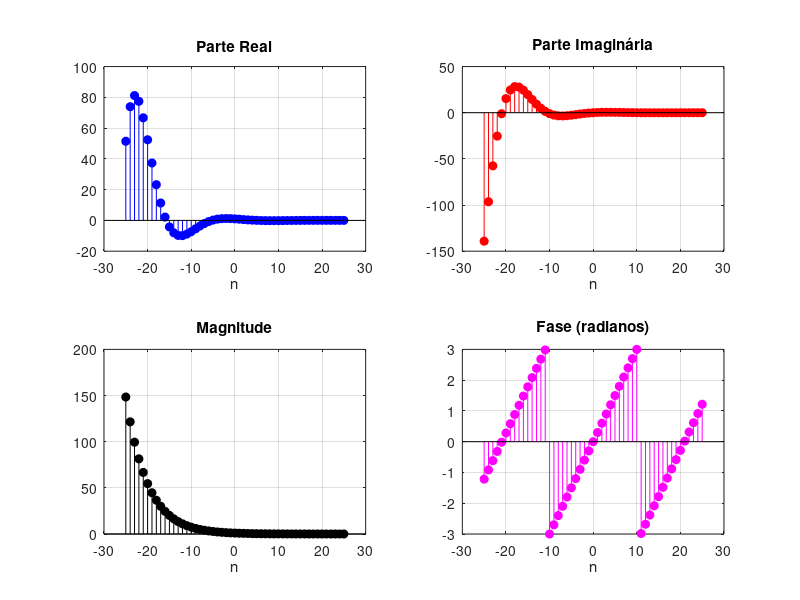

Write the MATLAB code that produced this figure.
% Lab_02 - Parte IV
clear all; close all; clc;

n = -25:25;
x = exp((-0.2 + 0.3j) * n);

figure('Name', 'Parte IV', 'Position', [100 100 800 600]);

subplot(2,2,1);
stem(n, real(x), 'filled', 'b');
title('Parte Real'); xlabel('n'); grid on;

subplot(2,2,2);
stem(n, imag(x), 'filled', 'r');
title('Parte Imaginária'); xlabel('n'); grid on;

subplot(2,2,3);
stem(n, abs(x), 'filled', 'k');
title('Magnitude'); xlabel('n'); grid on;

subplot(2,2,4);
stem(n, angle(x), 'filled', 'm');
title('Fase (radianos)'); xlabel('n'); grid on;

print('../figuras/parte4.png', '-dpng');
